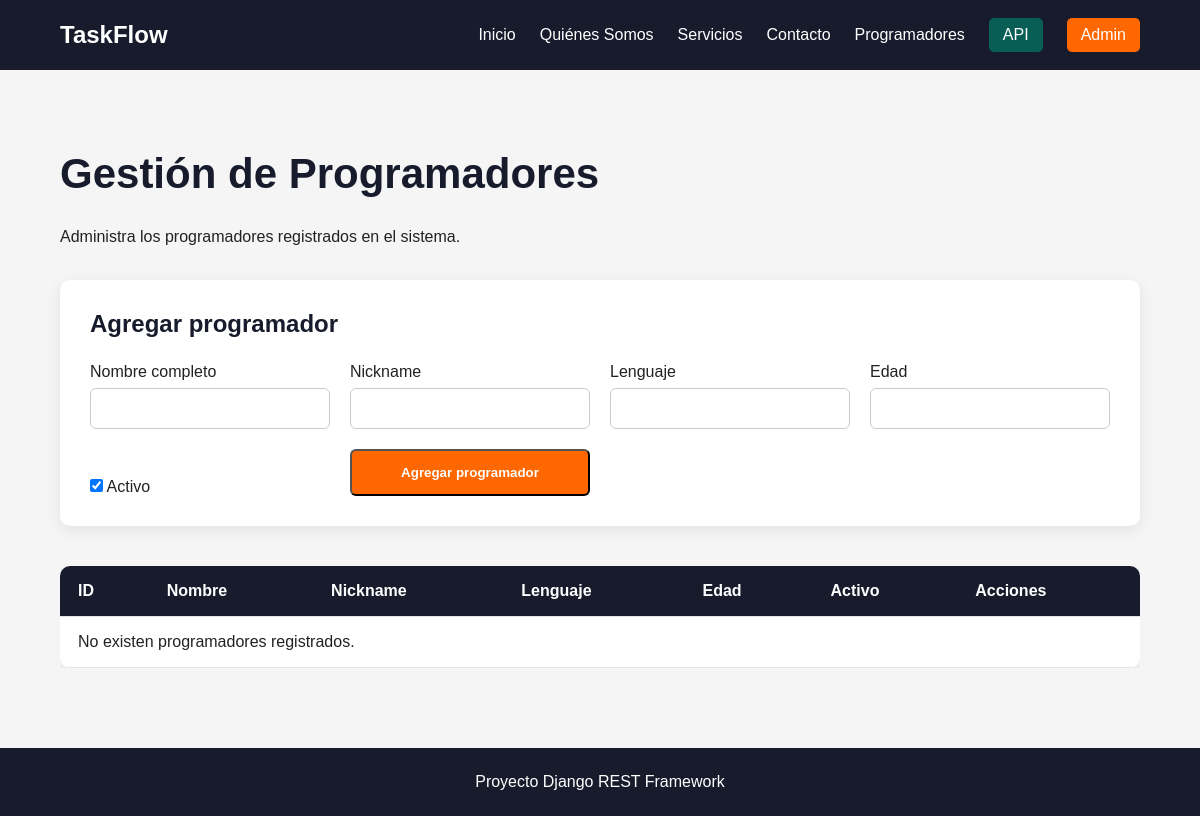
Before: /programmers/ with the older database file.
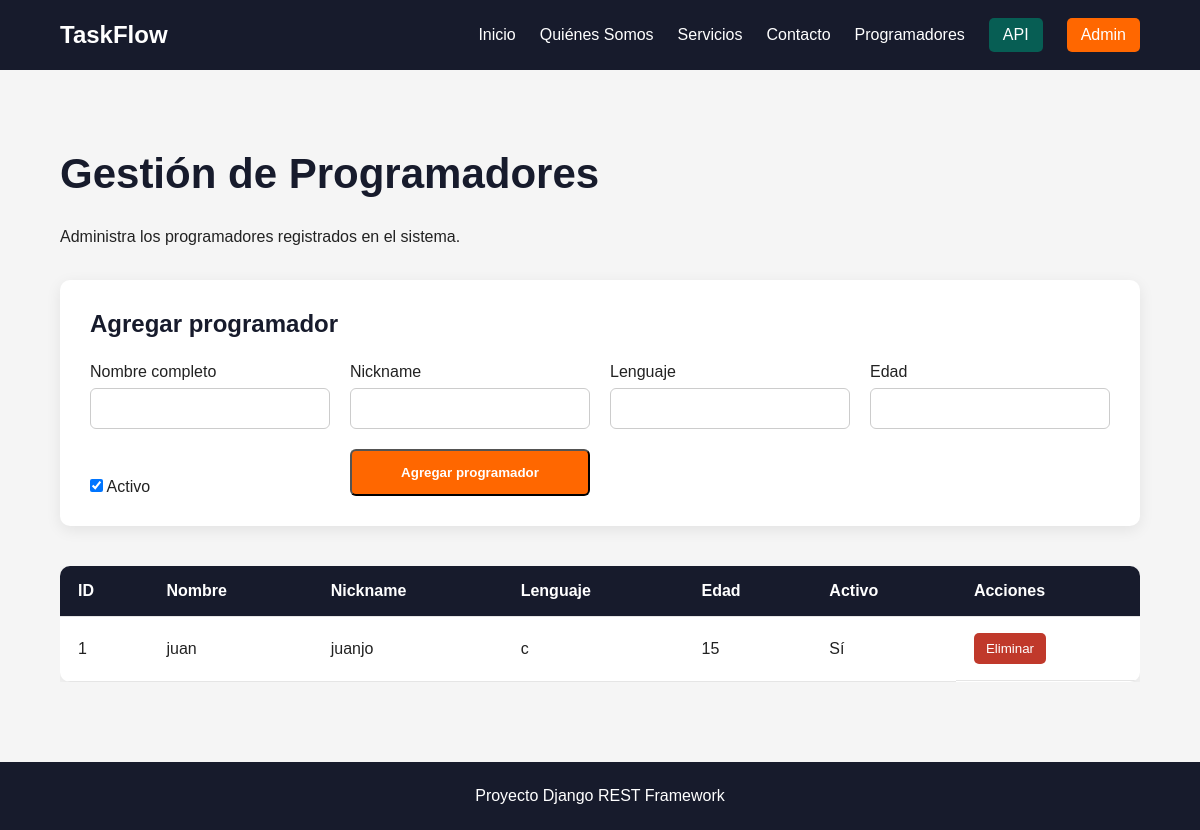
After: the same page with the newer database file.
### api/models.py (models this page shows)
class programmer(models.Model):
 fullname = models.CharField(max_length=100)
 nickname = models.CharField(max_length=100)
 language = models.CharField(max_length=100)
 age = models.PositiveSmallIntegerField()
 is_active = models.BooleanField(default=True)

### web/views.py (the view)
def programmers(request):
    lista_programmers = programmer.objects.all()
    form = ProgrammerForm()
    return render(
        request,
        "web/programmers.html",
        {
            "programmers": lista_programmers,
            "form": form,
        }
    )

### web/forms.py
class ProgrammerForm(forms.ModelForm):
    class Meta:
        model = programmer
        fields = [
            "fullname",
            "nickname",
            "language",
            "age",
            "is_active",
        ]

### web/templates/web/programmers.html (shortened to what this page needs)
{% extends "web/base.html" %}
{% block content %}
<section class="page-section">
    <div class="container">
        <h1>Gestión de Programadores</h1>
        <p>
            Administra los programadores registrados en el sistema.
        </p>
        <div class="form-card">
            <h2>Agregar programador</h2>
            <form
                method="POST"
                action="{% url 'programmer_create' %}"
                class="programmer-form"
            >
                <div class="form-group">
                    <label>Nombre completo</label>
                    <input
                        type="text"
                        name="fullname"
                        required
                    >
                </div>
                <div class="form-group">
                    <label>Nickname</label>
                    <input
                        type="text"
                        name="nickname"
                        required
                    >
                </div>
                <div class="form-group">
                    <label>Lenguaje</label>
                    <input
                        type="text"
                        name="language"
                        required
                    >
                </div>
                <div class="form-group">
                    <label>Edad</label>
                    <input
                        type="number"
                        name="age"
                        min="1"
                        required
                    >
                </div>
                <div class="form-group checkbox-group">
                    <label>
                        <input
                            type="checkbox"
                            name="is_active"
                            checked
                        >
                        Activo
                    </label>
                </div>
                <button
                    type="submit"
                    class="btn btn-primary"
                >
                    Agregar programador
                </button>
            </form>
        </div>
        <div class="table-container">
            <table class="data-table">
                <thead>
                    <tr>
                        <th>ID</th>
                        <th>Nombre</th>
                        <th>Nickname</th>
                        <th>Lenguaje</th>
                        <th>Edad</th>
                        <th>Activo</th>
                        <th>Acciones</th>
                    </tr>
                </thead>
                <tbody>
                    {% for programmer in programmers %}
                    <tr
                        class="programmer-row"
                        data-id="{{ programmer.id }}"
                    >
                        <form
                            method="POST"
                            action="{% url 'programmer_update' programmer.id %}"
                        >
                            <td>
                                {{ programmer.id }}
                            </td>
                            <td>
                                <span class="display-value">
                                    {{ programmer.fullname }}
                                </span>
                            </td>
                            <td>
                                <span class="display-value">
                                    {{ programmer.nickname }}
                                </span>
                            </td>
                            <td>
                                <span class="display-value">
                                    {{ programmer.language }}
                                </span>
                            </td>
                            <td>
                                <span class="display-value">
                                    {{ programmer.age }}
                                </span>
                            </td>
                            <td>
                                <span class="display-value">
                                    {% if programmer.is_active %}
                                        Sí
                                    {% else %}
                                        No
                                    {% endif %}
                                </span>
                            </td>
                            <td class="actions">
                        </form>
                        <form
                            method="POST"
                            action="{% url 'programmer_delete' programmer.id %}"
                            class="delete-form"
                        >
                            <button
                                type="submit"
                                class="btn-delete"
                            >
                                Eliminar
                            </button>
                        </form>
                    </tr>
                    {% empty %}
                    <tr>
                        <td colspan="7">
                            No existen programadores registrados.
                        </td>
                    </tr>
                    {% endfor %}
                </tbody>
            </table>
        </div>
    </div>
</section>
{% endblock %}

### web/templates/web/base.html (shortened to what this page needs)
{% load static %}
<!DOCTYPE html>
<html lang="es">
<head>
    <link rel="stylesheet" href="{% static 'web/css/style.css' %}">
</head>
<body>
    <header class="header">
        <div class="container navbar">
            <a href="{% url 'home' %}" class="logo">
                TaskFlow
            </a>
            <nav class="nav-links">
                <a href="{% url 'home' %}">Inicio</a>
                <a href="{% url 'quienes_somos' %}">Quiénes Somos</a>
                <a href="{% url 'servicios' %}">Servicios</a>
                <a href="{% url 'contacto' %}">Contacto</a>
                <a href="{% url 'programmers' %}">
                    Programadores
                </a>
                <a href="/api/" class="nav-api">
                    API
                </a>
                <a href="/admin/" class="nav-admin">
                    Admin
                </a>
            </nav>
        </div>
    </header>
    <main>
        {% block content %}
        {% endblock %}
    </main>
    <footer class="footer">
        <p>Proyecto Django REST Framework</p>
    </footer>
</body>
</html>

### web/static/web/css/style.css (style rules this page uses)
:root { --mirage: #171b2c; --blaze-orange: #ff6700; --deep-sea-green: #075e54; --wild-sand: #f5f5f5; --white: #ffffff; --text-dark: #222222; }
* { margin: 0; padding: 0; box-sizing: border-box; }
body { font-family: Arial, Helvetica, sans-serif; background: var(--wild-sand); color: var(--text-dark); }
.container { width: min(1100px, 90%); margin: 0 auto; }
.header { background: var(--mirage); padding: 18px 0; }
.navbar { display: flex; align-items: center; justify-content: space-between; }
.logo { color: var(--white); font-size: 22px; font-weight: bold; }
nav a { color: var(--white); text-decoration: none; }
.btn { display: inline-block; padding: 14px 25px; border-radius: 6px; text-decoration: none; font-weight: bold; transition: 0.2s; }
.btn-primary { background: var(--blaze-orange); color: var(--white); }
.footer { background: var(--mirage); color: var(--white); padding: 25px; text-align: center; }
.page-section { min-height: 70vh; padding: 80px 0; }
.page-section h1 { font-size: 42px; color: var(--mirage); margin-bottom: 25px; }
.page-section > .container > p { max-width: 750px; line-height: 1.7; margin-bottom: 25px; }
.nav-links { display: flex; align-items: center; gap: 24px; }
.logo { color: var(--white); text-decoration: none; font-size: 24px; font-weight: bold; }
.nav-links a { color: var(--white); text-decoration: none; transition: 0.2s; }
.nav-api, .nav-admin { padding: 8px 14px; border-radius: 5px; }
.nav-api { background: var(--deep-sea-green); }
.nav-admin { background: var(--blaze-orange); }
.table-container { margin-top: 30px; overflow-x: auto; }
.data-table { width: 100%; border-collapse: collapse; background: var(--white); border-radius: 10px; overflow: hidden; box-shadow: 0 4px 15px rgba(0, 0, 0, 0.08); }
.data-table thead { background: var(--mirage); color: var(--white); }
.data-table th, .data-table td { padding: 16px 18px; text-align: left; border-bottom: 1px solid #e5e5e5; }
.data-table tbody tr { transition: 0.2s; }
.form-card { background: var(--white); padding: 30px; margin-top: 30px; margin-bottom: 40px; border-radius: 10px; box-shadow: 0 4px 15px rgba(0, 0, 0, 0.08); }
.form-card h2 { margin-bottom: 25px; color: var(--mirage); }
.programmer-form { display: grid; grid-template-columns: repeat(auto-fit, minmax(200px, 1fr)); gap: 20px; align-items: end; }
.form-group { display: flex; flex-direction: column; gap: 7px; }
.form-group input { padding: 12px; border: 1px solid #ccc; border-radius: 6px; }
.checkbox-group { justify-content: center; }
.btn-delete { border: none; background: #c0392b; color: white; padding: 8px 12px; border-radius: 5px; cursor: pointer; }
.actions { display: flex; gap: 8px; }

Changed rows visible on the page:
added programmer: id "1", fullname "juan", nickname "juanjo", language "c", age "15", is_active "Sí"
Other visible differences:
text no longer shown: "No existen programadores registrados."
